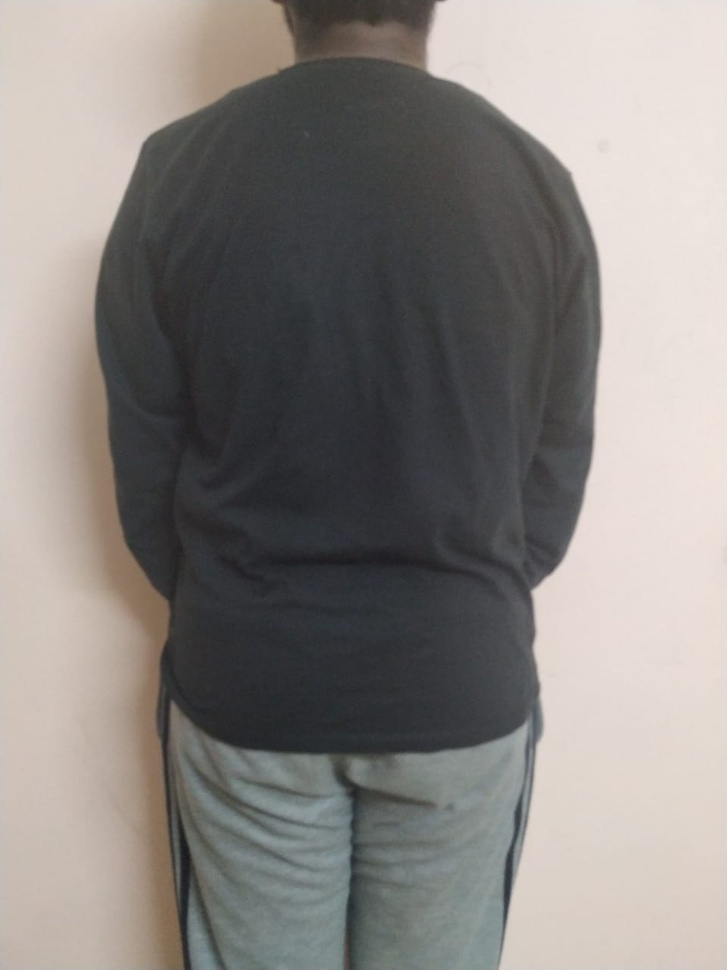
#> input picture shirtSize/img75-1.jpeg, 727 x 970 px, shrunk from 960 x 1280 before the run
$ python shirtSize.py
#> lines starting #> are read from the running program, lines starting #| are printed output that depends on the picture; after the words box and inside, x2 and y2 are one past the last pixel; in counts of white or black regions, pixels touching at a corner belong together; long printed decimals are rounded
#!/usr/bin/env python
# coding: utf-8

# ## Detection of size of body parts
# In this project we are going to use, image processing to calculate the size of body parts(shoulders), from the images and then predict the shirt size for the person.
#
# This Notebook is divided into parts-
# 1. Crop the images into suitable size
# 2. Image Segmentation
# 3. Calcuate the distances between the extreme points
# 4. Predict the shoulder width

# In[1]:


import numpy as np
import cv2 as cv
import scipy as sp
import matplotlib.pyplot as plt


# We have made a dataset which contains images clicked as-
# - Distance between the subject and camera is approx. 75cm
# - Distance between the subject and camera is approx. 100cm
# - Distance between the subject and camera is approx. 200cm
#
# Nomenclature- 75cm: img75-1;
#               100cm: img100-1;
#               200cm: img200-1;
# where 1 is the number assigned to the subject

# In[2]:


image = cv.imread("shirtSize/img75-1.jpeg")
#> image is the input picture: shape (970, 727, 3); mean B, G, R 128.7, 132, 136.6
plt.imshow(image)


# In[3]:


image.shape


# In[4]:


def crop_bottom_half(image):
        x1=image.shape[0]*1/4
        #x1=image.shape[0]*4/9
        x2=image.shape[0]
        y2=image.shape[1]
        #print(x1," height= ",x2," width= ",y2)
        #cropped_img = image(Rect(0, image.rows/2, image.cols, image.rows/2))
        cropped_img = image[0:int(x1),0:int(y2)]
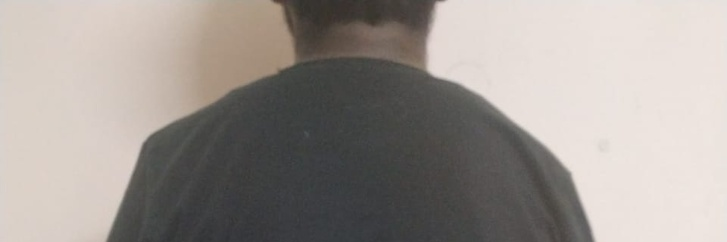
#> cropped_img: shape (242, 727, 3); mean B, G, R 146.3, 151.3, 157.9
        #print("cropped_img")
        #print("height=",cropped_img.shape[0]," width=",cropped_img.shape[1])
        return cropped_img


# In[5]:


cropimg = crop_bottom_half(image)
plt.imshow(cropimg)


# In[6]:


def crop_twobynine(image):
        x1=image.shape[0]*2/9
        x2=image.shape[0]
        y2=image.shape[1]
        #print(x1," height= ",x2," width= ",y2)
        #cropped_img = image(Rect(0, image.rows/2, image.cols, image.rows/2))
        cropped_img = image[0:int(x1),0:int(y2)]
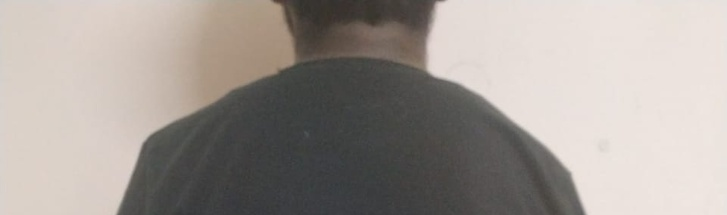
#> cropped_img: shape (215, 727, 3); mean B, G, R 150, 155.4, 162.5
        #print("cropped_img")
        #print("height=",cropped_img.shape[0]," width=",cropped_img.shape[1])
        return cropped_img


# In[7]:


cropimg_1 = crop_twobynine(image)
plt.imshow(cropimg_1)


# Now that, we have a cropped image according to what we need.
# We are going to do some image segmenatation.

# In[8]:


cropped = cv.GaussianBlur(cropimg_1, (5,5),0)
gray = cv.cvtColor(cropped, cv.COLOR_BGR2GRAY)
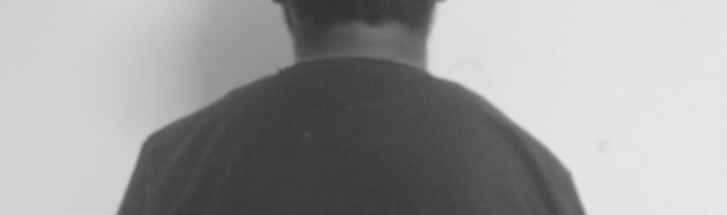
#> gray: shape (215, 727); min 50, max 232, mean 156.9
ret, thresh = cv.threshold(gray, 0, 255,cv.THRESH_BINARY_INV + cv.THRESH_OTSU )
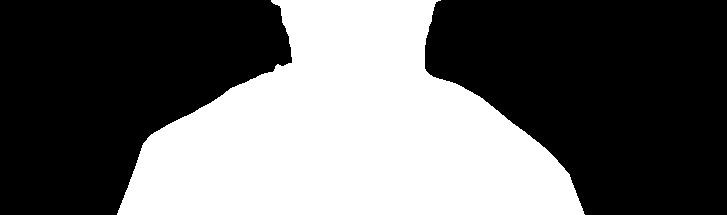
#> thresh: shape (215, 727); 40% white; 1 white region, box (x1, y1, x2, y2) and area: (117, 0, 585, 215) 62468
#> ret = 143
plt.imshow(thresh)


# Pretty good result, in the first operation itself.
# Let's try and enhance it further to get the edges using Canny Edge Detection.

# In[9]:


kernel = np.ones((5,5),np.uint8)
closing = cv.morphologyEx(thresh, cv.MORPH_CLOSE, kernel)
#> closing: shape (215, 727); 40% white; 1 white region, box (x1, y1, x2, y2) and area: (117, 0, 585, 215) 62471
edges = cv.Canny(closing,100,200)
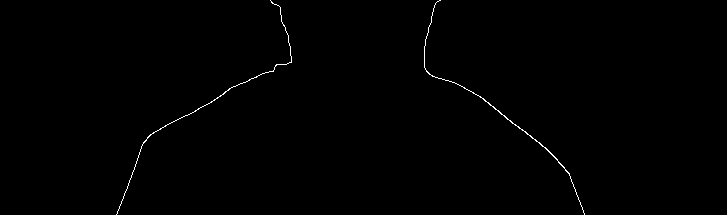
#> edges: shape (215, 727); 0.41% white in thin lines or dots, all inside (x1, y1, x2, y2) = (116, 0, 585, 215)
plt.imshow(edges)


# In[10]:


kernel = np.ones((5,5),np.uint8)
opening = cv.morphologyEx(thresh, cv.MORPH_OPEN, kernel)
#> opening: shape (215, 727); 40% white; 1 white region, box (x1, y1, x2, y2) and area: (118, 0, 584, 215) 62454
edges_o = cv.Canny(opening,100,200)
#> edges_o: shape (215, 727); 0.41% white in thin lines or dots, all inside (x1, y1, x2, y2) = (117, 0, 584, 215)
plt.imshow(edges_o)


# This is some neat edge detection.
# So, what's the next step?
# Let's calculate the distance between the extreme points.
# Oh!wait....let's first find the extreme points

# In[13]:


from scipy.spatial import distance as dist
import imutils

cnts = cv.findContours(thresh.copy(), cv.RETR_EXTERNAL,cv.CHAIN_APPROX_SIMPLE)
#> cnts = 1 contour; box (x1, y1, x2, y2) and area: (117, 0, 585, 215) 61874
cnts = imutils.grab_contours(cnts)
c = max(cnts, key=cv.contourArea)
#> c = contour of 329 points, box (x1, y1, x2, y2) (117, 0, 585, 215), area 61874

# determine the most extreme points along the contour
extLeft = tuple(c[c[:, :, 0].argmin()][0])
#> extLeft = (117, 213)
extRight = tuple(c[c[:, :, 0].argmax()][0])
#> extRight = (584, 214)
extTop = tuple(c[c[:, :, 1].argmin()][0])
#> extTop = (271, 0)
extBot = tuple(c[c[:, :, 1].argmax()][0])
#> extBot = (117, 214)

#dB1 = dist.euclidean((extLeft[0], extRight[0]), (extLeft[1], extRight[1]))
#print("left: ",extLeft," right: ",extRight)

dB = dist.euclidean(extLeft,extRight)
#> dB = 467
dB = dist.euclidean(extLeft,extRight)

#dB = dist.euclidean(extLeft,extBot)
#print(dB," ",dB1)
print(dB)
#| 467.001
cv.putText(image, "{:.1f}in".format(dB),
         (10,500), cv.FONT_HERSHEY_SIMPLEX, 0.65, (255, 255, 255), 2)

# draw the outline of the object, then draw each of the
# extreme points, where the left-most is red, right-most
# is green, top-most is blue, and bottom-most is teal
cv.drawContours(image, [c], -1, (0, 255, 255), 2)
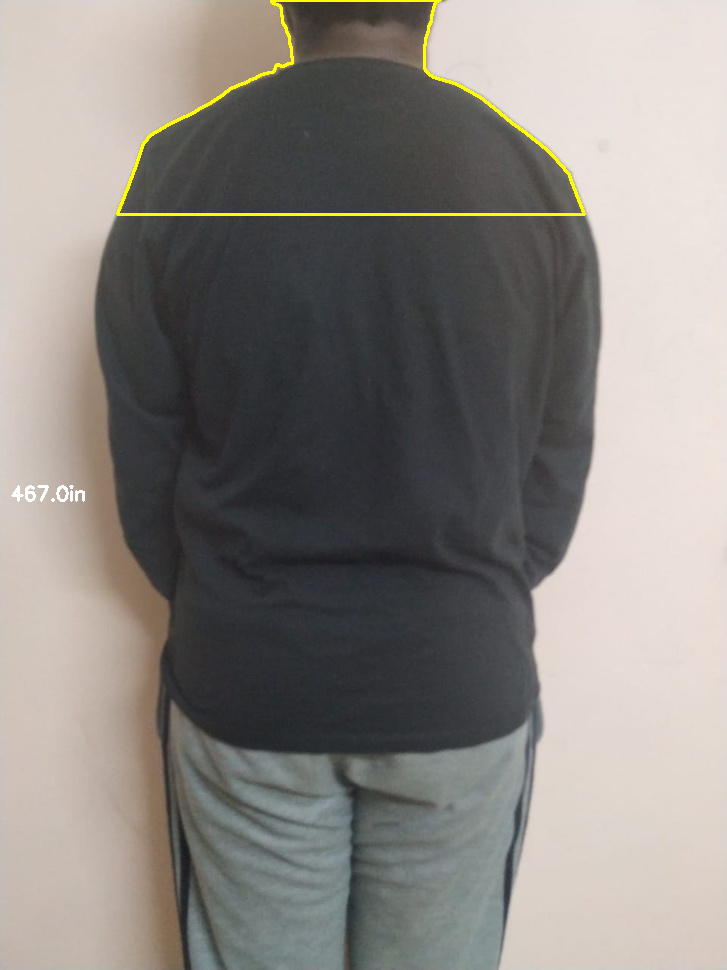
#> image: shape (970, 727, 3); mean B, G, R 128.2, 132.9, 137.4
cv.circle(image, extLeft, 8, (0, 0, 255), -1)
#> image: shape (970, 727, 3); 0.03% of pixels changed, all inside (x1, y1, x2, y2) = (109, 205, 126, 222)
cv.circle(image, extRight, 8, (0, 255, 0), -1)
#> image: shape (970, 727, 3); mean B, G, R 128.1, 132.9, 137.4
cv.circle(image, extTop, 8, (255, 0, 0), -1)
#> image: shape (970, 727, 3); mean B, G, R 128.2, 132.8, 137.4
cv.circle(image, extBot, 8, (255, 255, 0), -1)
#> image: shape (970, 727, 3); mean B, G, R 128.2, 132.9, 137.3
plt.imshow(image)


# Now that we have the extreme points, and also the distance between them.
# Now, comes the part of prediction.Just a linear regression modwl will suffice for the prediction part.

# The 'Book.csv' has the data to feed to our regression model.
# Format of data:
# - s.no.
# - W75 => calculated pixel length between extreme points of the image taken from 75 cm
# - width75 => Width of the image taken from 75 cm dist.
# - ratio75 => W75 % width75
# - W100 => calculated pixel length between extreme points of the image taken from 100 cm
# - width100 => Width of the image taken from 100 cm dist.
# - ratio100 => W100 % width100
# - W150 => calculated pixel length between extreme points of the image taken from 150 cm
# - width150 => Width of the image taken from 150 cm dist.
# - ratio150 => W150 % width150
# - Actual (in cm)

# In[15]:


import pandas as pd
import seaborn as sns
import sklearn.preprocessing
from sklearn.linear_model import LinearRegression
from sklearn.preprocessing import PolynomialFeatures
import sklearn.metrics as m


# In[19]:


#> (the run stopped early here; a loop or call above may not have finished)

$ run again, with shirtSize/img100-1.jpeg copied over shirtSize/img75-1.jpeg
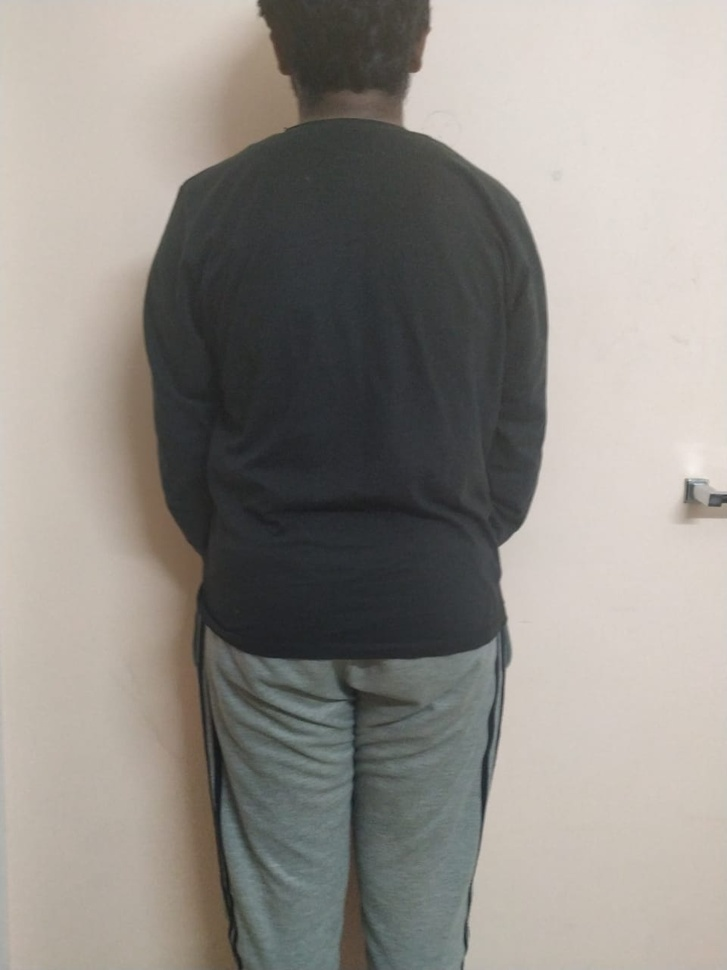
#> input picture shirtSize/img100-1.jpeg, 727 x 970 px, shrunk from 960 x 1280 before the run
#> image is the input picture: shape (970, 727, 3); mean B, G, R 135.9, 141.7, 146
#> `ret, thresh = cv.threshold(gray, 0, 255,cv.THRESH_BINARY_INV + cv.THRE..`:
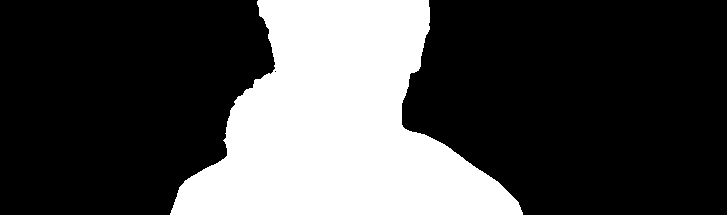
#> thresh: shape (215, 727); 28.7% white; 1 white region, box (x1, y1, x2, y2) and area: (170, 0, 523, 215) 44784
#> ret = 140
#> closing: shape (215, 727); 28.7% white; 1 white region, box (x1, y1, x2, y2) and area: (170, 0, 523, 215) 44801
#> edges: shape (215, 727); 0.37% white in thin lines or dots, all inside (x1, y1, x2, y2) = (169, 0, 523, 215)
#> opening: shape (215, 727); 28.6% white; 1 white region, box (x1, y1, x2, y2) and area: (171, 0, 523, 215) 44758
#> edges_o: shape (215, 727); 0.37% white in thin lines or dots, all inside (x1, y1, x2, y2) = (170, 0, 523, 215)
#> cnts = 1 contour; box (x1, y1, x2, y2) and area: (170, 0, 523, 215) 44268
#> c = contour of 273 points, box (x1, y1, x2, y2) (170, 0, 523, 215), area 44268
#> extLeft = (170, 213)
#> extRight = (522, 214)
#> extTop = (258, 0)
#> extBot = (170, 214)
#> dB = 352
#| 352.001
#> `cv.drawContours(image, [c], -1, (0, 255, 255), 2)`:
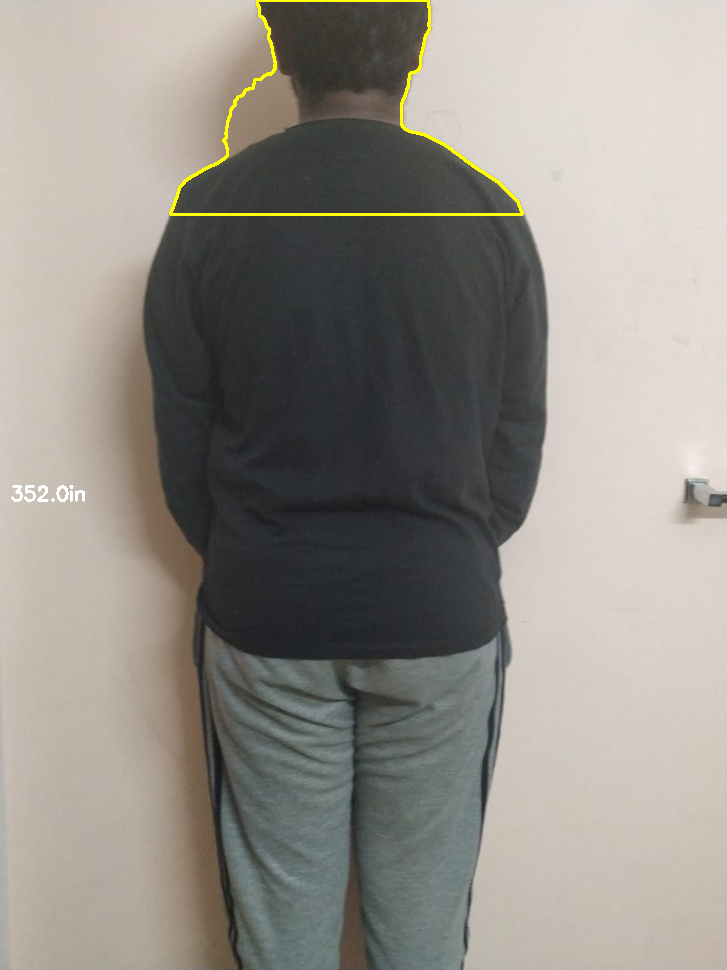
#> image: shape (970, 727, 3); mean B, G, R 135.5, 142.4, 146.8

$ run again, with shirtSize/img100-10.jpeg copied over shirtSize/img75-1.jpeg
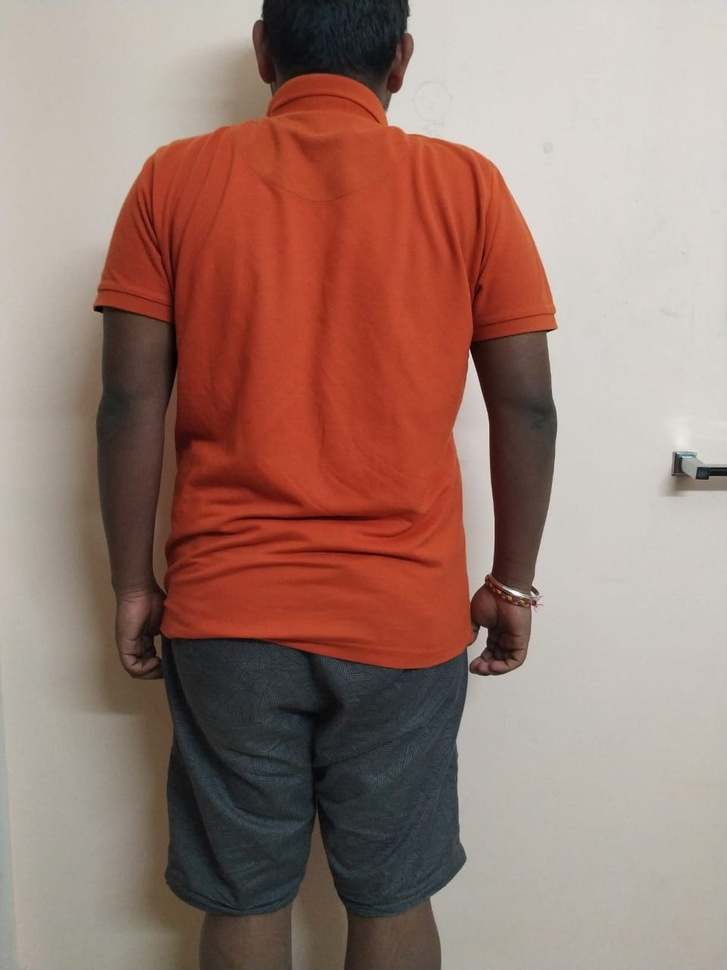
#> input picture shirtSize/img100-10.jpeg, 727 x 970 px, shrunk from 960 x 1280 before the run
#> image is the input picture: shape (970, 727, 3); mean B, G, R 114.1, 123.9, 155
#> `ret, thresh = cv.threshold(gray, 0, 255,cv.THRESH_BINARY_INV + cv.THRE..`:
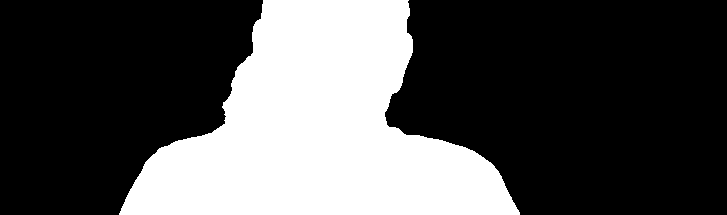
#> thresh: shape (215, 727); 31.9% white; 1 white region, box (x1, y1, x2, y2) and area: (119, 0, 520, 215) 49820
#> ret = 143
#> closing: shape (215, 727); 31.9% white; 1 white region, box (x1, y1, x2, y2) and area: (119, 0, 520, 215) 49833
#> edges: shape (215, 727); 0.39% white in thin lines or dots, all inside (x1, y1, x2, y2) = (118, 0, 520, 215)
#> opening: shape (215, 727); 31.9% white; 1 white region, box (x1, y1, x2, y2) and area: (120, 0, 520, 215) 49809
#> edges_o: shape (215, 727); 0.39% white in thin lines or dots, all inside (x1, y1, x2, y2) = (119, 0, 520, 215)
#> cnts = 1 contour; box (x1, y1, x2, y2) and area: (119, 0, 520, 215) 49274
#> c = contour of 303 points, box (x1, y1, x2, y2) (119, 0, 520, 215), area 49274
#> extLeft = (119, 213)
#> extRight = (519, 214)
#> extTop = (263, 0)
#> extBot = (119, 214)
#> dB = 400
#| 400.001
#> `cv.drawContours(image, [c], -1, (0, 255, 255), 2)`:
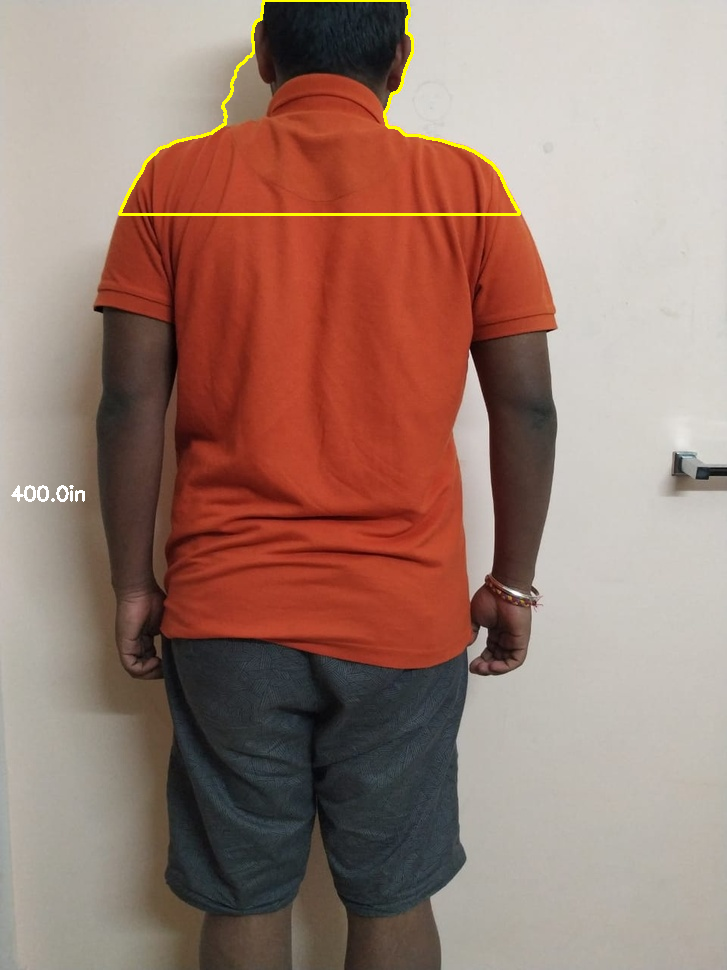
#> image: shape (970, 727, 3); mean B, G, R 113.8, 124.8, 155.6
